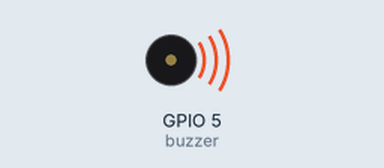
This program was run on a simulated Raspberry Pi (BCM pin numbers). On the bench: buzzer (waves = sounding, pin HIGH). What the program prints to the terminal is not drawn. At 4.8 s the program stops and its outputs stay as they are.

Above: at 0.1 s.
At 4.6 s:
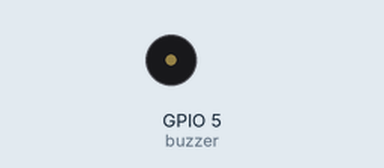
Timing chart, 0 to 6.1 s (numbered marks = the images above):
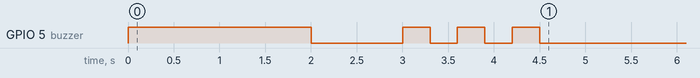

Measured:
- by itself, GPIO 5 (buzzer): LOW → HIGH at 0.00 s, → LOW 2.0 s later, → HIGH 1.0 s later, → LOW 0.30 s later, … (8 changes in this stretch)

The program:

buzzer.py
```python
from gpiozero import Buzzer
from time import sleep

# Khai báo chân GPIO 6
buzzer = Buzzer(5)

print("--- BẮT ĐẦU TEST BUZZER ---")

# 1. Test kêu liên tục trong 2 giây
print("Đang test: Kêu liên tục trong 2 giây...")
buzzer.on()
sleep(2)
buzzer.off()
sleep(1)

# 2. Test kêu nhịp (tít tít) 3 lần
print("Đang test: Kêu nhịp (tít tít)...")
for i in range(3):
    buzzer.on()
    sleep(0.3)
    buzzer.off()
    sleep(0.3)

# 3. Test tính năng beep của thư viện (tốt cho Passive Buzzer)
print("Đang test: Chế độ Beep...")
buzzer.beep(on_time=0.1, off_time=0.1, n=5)

print("--- HOÀN THÀNH ---")
```
